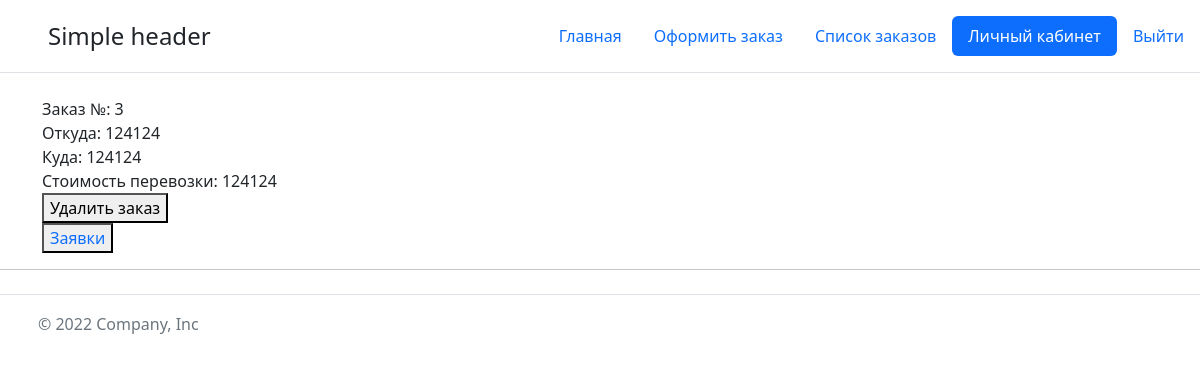
Page /account/order (signed in) on the committed database.
### main/models.py (models this page shows)
class Order(models.Model):
    company = models.ForeignKey(User, on_delete=models.PROTECT, related_name='order_author')
    company_name = models.CharField(max_length=100)
    address_city = models.CharField(max_length=50)
    address_street = models.CharField(max_length=100, blank=True, null=True)
    full_address = models.CharField(max_length=150)
    address_city_to = models.CharField(max_length=50)
    address_street_to = models.CharField(max_length=100, blank=True, null=True)
    full_address_to = models.CharField(max_length=150)
    price = models.DecimalField(verbose_name='Стоимость', max_digits=19, decimal_places=0, blank=True, null=True)
    carrier = models.ForeignKey('Order_wait_list', on_delete=models.SET_NULL, related_name='order_carrier',
                                   blank=True, null=True,)
    is_complete = models.BooleanField(default=False, blank=True, null=True)
    is_payments = models.BooleanField(default=False, blank=True, null=True)
    data = models.DateTimeField(auto_now_add=True, blank=True, null=True)
    data_update = models.DateTimeField(auto_now=True, blank=True, null=True)
    is_hidden = models.BooleanField(default=False, verbose_name='Скрыт от пользователя (думает что удален!)')
    def __str__(self):
        return f'{self.id}'

### main/views.py (the view)
# urls.py: path('account/order', views.your_order_list, name='y_o_l'),
@login_required
def your_order_list(request):
    paginate_by = 2
    p = Order.objects.all().order_by('-id').filter(company=request.user, is_hidden=False)
    paginator = Paginator(p, paginate_by)
    page_number = request.GET.get('page')
    page_obj = paginator.get_page(page_number)
    page_paginator = page_obj.has_other_pages()
    if request.method == 'POST':
        Order.objects.filter(pk=request.POST['order']).update(is_hidden=True)
        return render(request, 'main/user_order_list.html', {
            'title': 'Ваши заказы', 'active_account': 'active', 'page_paginator': page_paginator, 'page_obj': page_obj
        })
    return render(request, 'main/user_order_list.html', {
        'title': 'Ваши заказы', 'active_account': 'active', 'page_paginator': page_paginator, 'page_obj': page_obj
    })

### main/templates/main/user_order_list.html (shortened to what this page needs)
{% extends 'main/base.html' %}
{% block content %}
{%for item in page_obj%}
<div class="container">
    <div class="wrapper">
        <ul>
            <li><p>Заказ №: {{item.id}}</p></li>
            <li><p>Откуда: {{item.full_address}}</p></li>
            <li><p>Куда: {{item.full_address_to}}</p></li>
            <li><p>Стоимость перевозки: {{item.price}}</p></li>
            {% if item.carrier == None %}
            <form action="#" method="post">
                <button id="submit_carrier_order" type="submit">Удалить заказ</button>
            </form>
            <button type="submit">
                <a href="{%url 'order_detail' item.pk%}">Заявки</a>
            </button>
            {% endif %}
        </ul>
    </div>
</div>
<hr>
{%endfor%}
{% endblock %}

### main/static/main/css/styles.css (style rules this page uses)
* { box-sizing: border-box; }
a { text-decoration: none; }
p { margin: 0; }
ul, li { display: block; padding: 0; margin: 0; }
.container { width: 1170px; margin: 0 auto; }

### rows in the picture
Order: id "3", full_address "124124", full_address_to "124124", price "124124"
